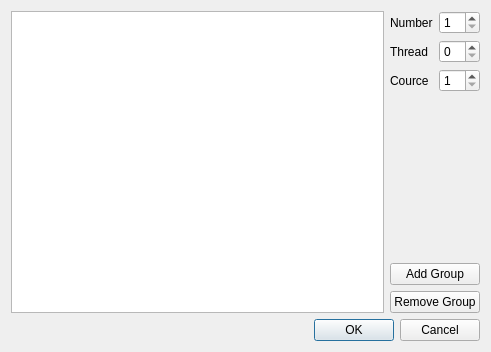
<?xml version="1.0" encoding="UTF-8"?>
<ui version="4.0">
 <class>group_dialog</class>
 <widget class="QDialog" name="group_dialog">
  <property name="geometry">
   <rect>
    <x>0</x>
    <y>0</y>
    <width>491</width>
    <height>352</height>
   </rect>
  </property>
  <property name="windowTitle">
   <string>Dialog</string>
  </property>
  <layout class="QVBoxLayout" name="verticalLayout_3">
   <item>
    <layout class="QHBoxLayout" name="horizontalLayout">
     <item>
      <widget class="QTreeView" name="treeView"/>
     </item>
     <item>
      <layout class="QVBoxLayout" name="verticalLayout">
       <item>
        <layout class="QFormLayout" name="formLayout">
         <item row="0" column="0">
          <widget class="QLabel" name="label_2">
           <property name="text">
            <string>Number</string>
           </property>
          </widget>
         </item>
         <item row="1" column="1">
          <widget class="QSpinBox" name="tread"/>
         </item>
         <item row="1" column="0">
          <widget class="QLabel" name="label">
           <property name="text">
            <string>Thread</string>
           </property>
          </widget>
         </item>
         <item row="2" column="1">
          <widget class="QSpinBox" name="cource">
           <property name="whatsThis">
            <string/>
           </property>
           <property name="accessibleName">
            <string/>
           </property>
           <property name="minimum">
            <number>1</number>
           </property>
          </widget>
         </item>
         <item row="2" column="0">
          <widget class="QLabel" name="label_3">
           <property name="text">
            <string>Cource</string>
           </property>
          </widget>
         </item>
         <item row="0" column="1">
          <widget class="QSpinBox" name="number">
           <property name="minimum">
            <number>1</number>
           </property>
          </widget>
         </item>
         <item row="3" column="0">
          <widget class="QLabel" name="label_4">
           <property name="text">
            <string/>
           </property>
          </widget>
         </item>
        </layout>
       </item>
       <item>
        <layout class="QVBoxLayout" name="verticalLayout_2">
         <item>
          <widget class="QPushButton" name="add_group_button">
           <property name="text">
            <string>Add Group</string>
           </property>
          </widget>
         </item>
         <item>
          <widget class="QPushButton" name="remove_group_button">
           <property name="text">
            <string>Remove Group</string>
           </property>
          </widget>
         </item>
        </layout>
       </item>
      </layout>
     </item>
    </layout>
   </item>
   <item>
    <widget class="QDialogButtonBox" name="buttonBox">
     <property name="orientation">
      <enum>Qt::Horizontal</enum>
     </property>
     <property name="standardButtons">
      <set>QDialogButtonBox::Cancel|QDialogButtonBox::Ok</set>
     </property>
    </widget>
   </item>
  </layout>
 </widget>
 <resources/>
 <connections>
  <connection>
   <sender>buttonBox</sender>
   <signal>accepted()</signal>
   <receiver>group_dialog</receiver>
   <slot>accept()</slot>
   <hints>
    <hint type="sourcelabel">
     <x>248</x>
     <y>254</y>
    </hint>
    <hint type="destinationlabel">
     <x>157</x>
     <y>274</y>
    </hint>
   </hints>
  </connection>
  <connection>
   <sender>buttonBox</sender>
   <signal>rejected()</signal>
   <receiver>group_dialog</receiver>
   <slot>reject()</slot>
   <hints>
    <hint type="sourcelabel">
     <x>316</x>
     <y>260</y>
    </hint>
    <hint type="destinationlabel">
     <x>286</x>
     <y>274</y>
    </hint>
   </hints>
  </connection>
 </connections>
</ui>
